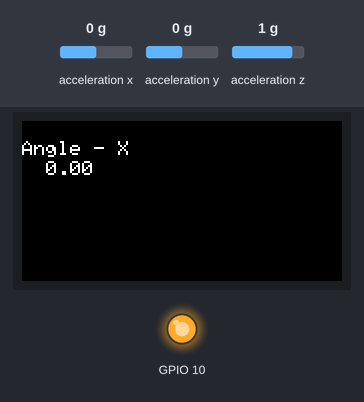
Simulated run of this sketch. Board: ESP32-S3. Shown: 160×80 colour display, output pins drawn as LEDs (lit = HIGH). The test bench sets the inputs (shaded band); at power-on: acceleration z 1 g, acceleration x 0 g, acceleration y 0 g. What the sketch prints to the serial monitor is not drawn.

Above: at 2.8 s.
2.9 s: acceleration z set to 0 g
At 4.7 s:
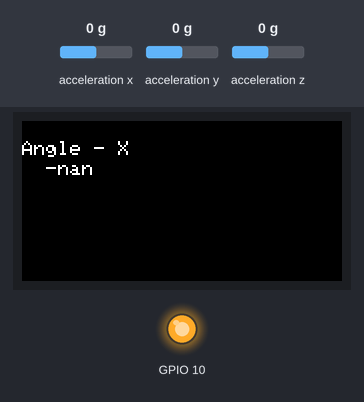
5.4 s: acceleration x set to -1.4 g
At 6.5 s:
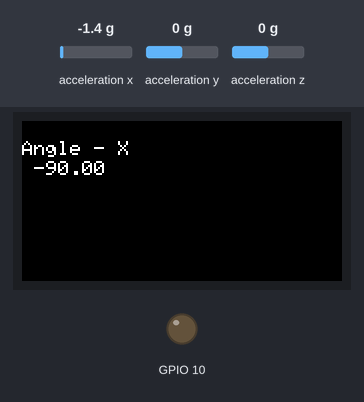
Timing chart, 0 to 8.4 s (numbered marks = the images above; inputs shaded):
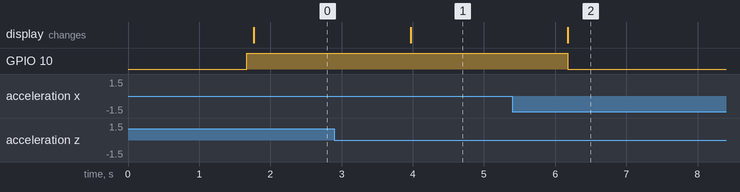

Measured:
- after the input at 2.9 s, the display: changes after 1.1 s (image 1)
- after the input at 5.4 s, GPIO 10: HIGH → LOW after 0.77 s; the display: changes after 0.77 s (image 2)

The sketch:

Proj_Connect_Group_6.ino
```cpp
/* PROJECT CONNECT GROUP-6 SMART WASTE MANAGEMENT SYSTEM
* This is the code implementation of smart waste management system integrating with the adafruit io cloud
* and as well as ifttt for trigerring mail / message when the garbage is 85% filled.
*/

#include "Ultrasonic.h"
#include "config.h"
#include <M5StickC.h>

const float homeTrashHeight = 50;
const float commercialTrashHeight = 100;

float accX = 0.0F;
float accY = 0.0F;
float accZ = 0.0F;
double xAngle ;
long RangeInCentimeters;
float distanceValue;
float garbageFilledPercentage;
String garbageFilledStatus;
int delayCount = 0;
static bool openedLid = false;
// function to detect whether garbage lid is opened or not and triggering the data to adafruit accordingly.
void accelerometerTriggerDetection(double);
// function to read the ultrasonic sensor value.
float readUltrasonicvalue();


// set up the 'group6' feed
AdafruitIO_Feed *group6 = io.feed("group6");
// set up the ultrasonic sensor
Ultrasonic ultrasonic(33);

void setup() {

    M5.begin();
    Serial.begin(115200);
    M5.IMU.Init();
    M5.Lcd.setRotation(3);
    M5.Lcd.fillScreen(BLACK);
    M5.Lcd.setTextSize(1);
    M5.Lcd.setCursor(0, 10);
    M5.Lcd.println("Angle - X ");

    Serial.print("Connecting to Adafruit IO");
    // connect to io.adafruit.com
    io.connect();
    // wait for a connection
    while(io.status() < AIO_CONNECTED) {
      Serial.print(".");
      delay(500);
    }
    // we are connected
    Serial.println();
    Serial.println(io.statusText());
    pinMode(10, OUTPUT);
    digitalWrite(10, HIGH);
}

void loop() {

    io.run();
    M5.IMU.getAccelData(&accX,&accY,&accZ);
    xAngle = atan( accX / (sqrt(sq(accY) + sq(accZ)))); // got the angle calcuation from https://wizmoz.blogspot.com/2013/01/simple-accelerometer-data-conversion-to.html
    xAngle *= 180.00;
    xAngle /= 3.141592;
    M5.Lcd.setCursor(0, 20);
    M5.Lcd.printf(" %5.2f ",xAngle);
    // The accelerometer angle determines whether the lid is opened or not.
    accelerometerTriggerDetection(xAngle);
    delay(1000);
}

void accelerometerTriggerDetection(double xAngle){

    if(xAngle >= 25 || xAngle <= -25){
        Serial.print("Angle - ");Serial.println(xAngle);
        openedLid = true;
        digitalWrite(10, LOW); // Switching the LED on when the lid is opened.
      }

    if(openedLid) {
      delay(5000);
      delayCount ++ ;
      // (i) After opening the lid and delay of 10 seconds , checking whether the lid is closed .
      // If lid is closed , then reading the ultrasonic value and converting to the percentage of garbage filled.
      // Then sending the filled % to adafruit feed to analyze the values and viewing in the dashboard.
      if(xAngle <= 25 && xAngle >= -25) {
        delayCount = 0;
        openedLid = false;
        digitalWrite(10, HIGH); // Switching the LED on when the lid is closed.
        Serial.println("Calculating garbage status after the dustbin is closed");
        distanceValue = homeTrashHeight - readUltrasonicvalue();
        garbageFilledPercentage = (distanceValue / homeTrashHeight ) * 100;
        if(garbageFilledPercentage < 0){
          return ;
          }
        garbageFilledStatus = String(garbageFilledPercentage);
        Serial.print(" % of Garbage Filled - "); Serial.println(garbageFilledStatus);
        group6->save(garbageFilledStatus);

      }
      //(ii) After opening the lid and delay of 25 secs ,if the lid is still not closed (Handling Error condition).
      // Then sending the error trigger value "Garbage Lid is not closed" to adafruit feed.
      else if((xAngle >= 25 || xAngle <= -25) && delayCount > 4) {
        delayCount = 0;
        // sending garabage value for Errant Condition ( The lid is not closed )
        garbageFilledStatus = "Garbage Lid is not closed" ;
        Serial.println(garbageFilledStatus);
        group6->save(garbageFilledStatus);
      }
    }
}

float readUltrasonicvalue(){
    RangeInCentimeters = ultrasonic.MeasureInCentimeters();
    Serial.print("Ultrasonic Distance -  "); Serial.print(RangeInCentimeters); Serial.println(" cm");
    M5.Lcd.setCursor(0, 40);  M5.Lcd.print(" Ultrasonic Sensor Value(in cm) - ");
    M5.Lcd.setCursor(0, 50);  M5.Lcd.printf(" %ld " ,RangeInCentimeters);
    return float(RangeInCentimeters);
}
```

config.h
```cpp
/************************ Adafruit IO Config *******************************/

// visit io.adafruit.com if you need to create an account,
// or if you need your Adafruit IO key.
#define IO_USERNAME "Satheeshkumar"
#define IO_KEY "aio_DQsu34EB0kHWoFEmnq232NnTF3Jw"

/******************************* WIFI **************************************/

// the AdafruitIO_WiFi client will work with the following boards:
//   - HUZZAH ESP8266 Breakout -> https://www.adafruit.com/products/2471
//   - Feather HUZZAH ESP8266 -> https://www.adafruit.com/products/2821
//   - Feather HUZZAH ESP32 -> https://www.adafruit.com/product/3405
//   - Feather M0 WiFi -> https://www.adafruit.com/products/3010
//   - Feather WICED -> https://www.adafruit.com/products/3056
//   - Adafruit PyPortal -> https://www.adafruit.com/product/4116
//   - Adafruit Metro M4 Express AirLift Lite ->
//   https://www.adafruit.com/product/4000
//   - Adafruit AirLift Breakout -> https://www.adafruit.com/product/4201
//   - Adafruit AirLift Shield -> https://www.adafruit.com/product/4285
//   - Adafruit AirLift FeatherWing -> https://www.adafruit.com/product/4264

#define WIFI_SSID "KALAI"
#define WIFI_PASS "66699707"

// uncomment the following line if you are using airlift
// #define USE_AIRLIFT

// uncomment the following line if you are using winc1500
// #define USE_WINC1500

// comment out the following lines if you are using fona or ethernet
#include "AdafruitIO_WiFi.h"

#if defined(USE_AIRLIFT) || defined(ADAFRUIT_METRO_M4_AIRLIFT_LITE) ||         \
    defined(ADAFRUIT_PYPORTAL)
// Configure the pins used for the ESP32 connection
#if !defined(SPIWIFI_SS) // if the wifi definition isnt in the board variant
// Don't change the names of these #define's! they match the variant ones
#define SPIWIFI SPI
#define SPIWIFI_SS 10 // Chip select pin
#define NINA_ACK 9    // a.k.a BUSY or READY pin
#define NINA_RESETN 6 // Reset pin
#define NINA_GPIO0 -1 // Not connected
#endif
AdafruitIO_WiFi io(IO_USERNAME, IO_KEY, WIFI_SSID, WIFI_PASS, SPIWIFI_SS,
                   NINA_ACK, NINA_RESETN, NINA_GPIO0, &SPIWIFI);
#else
AdafruitIO_WiFi io(IO_USERNAME, IO_KEY, WIFI_SSID, WIFI_PASS);
#endif
/******************************* FONA **************************************/

// the AdafruitIO_FONA client will work with the following boards:
//   - Feather 32u4 FONA -> https://www.adafruit.com/product/3027

// uncomment the following two lines for 32u4 FONA,
// and comment out the AdafruitIO_WiFi client in the WIFI section
// #include "AdafruitIO_FONA.h"
// AdafruitIO_FONA io(IO_USERNAME, IO_KEY);

/**************************** ETHERNET ************************************/

// the AdafruitIO_Ethernet client will work with the following boards:
//   - Ethernet FeatherWing -> https://www.adafruit.com/products/3201

// uncomment the following two lines for ethernet,
// and comment out the AdafruitIO_WiFi client in the WIFI section
// #include "AdafruitIO_Ethernet.h"
// AdafruitIO_Ethernet io(IO_USERNAME, IO_KEY);
```
